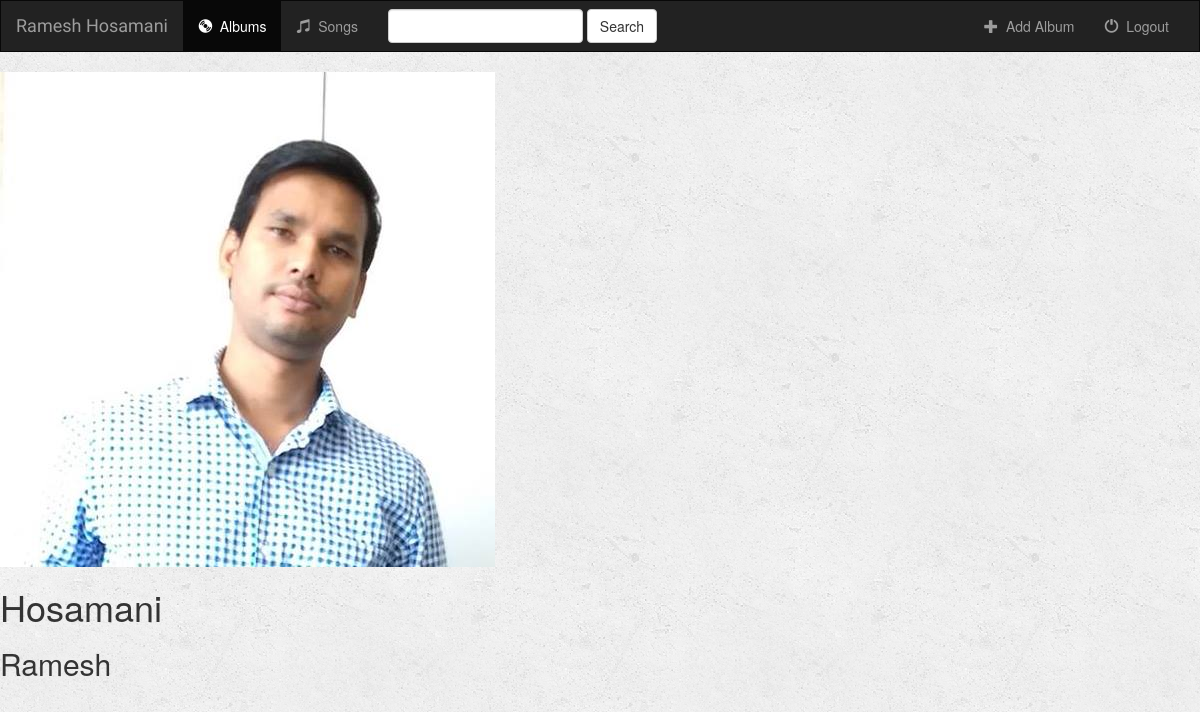
The page /music/9/ on the database its author committed.
### music/models.py (models this page shows, shortened)
class Album(models.Model):
    artist = models.CharField(max_length=250)
    album_title = models.CharField(max_length=500)
    genre = models.CharField(max_length=100)
    album_logo = models.FileField()

### music/views.py (the view)
# urls.py: url(r'^(?P<pk>[0-9]+)/$', views.DetailView.as_view(), name='detail'),
class DetailView(generic.DetailView):
    model = Album
    template_name = 'music/detail.html'

### music/templates/music/detail.html (shortened to what this page needs)
{% extends 'music/base.html' %}
{% block body %}
    <img src="{{ album.album_logo.url }}" class="img-responsive">
    <h1>{{ album.album_title }}</h1>
    <h2>{{ album.artist }}</h2>
{% endblock %}

### music/static/music/style.css (style rules this page uses)
body { background: white url("images/background.png"); }

### rows shown on the page
Album: album_logo (picture), album_title "Hosamani", artist "Ramesh"
